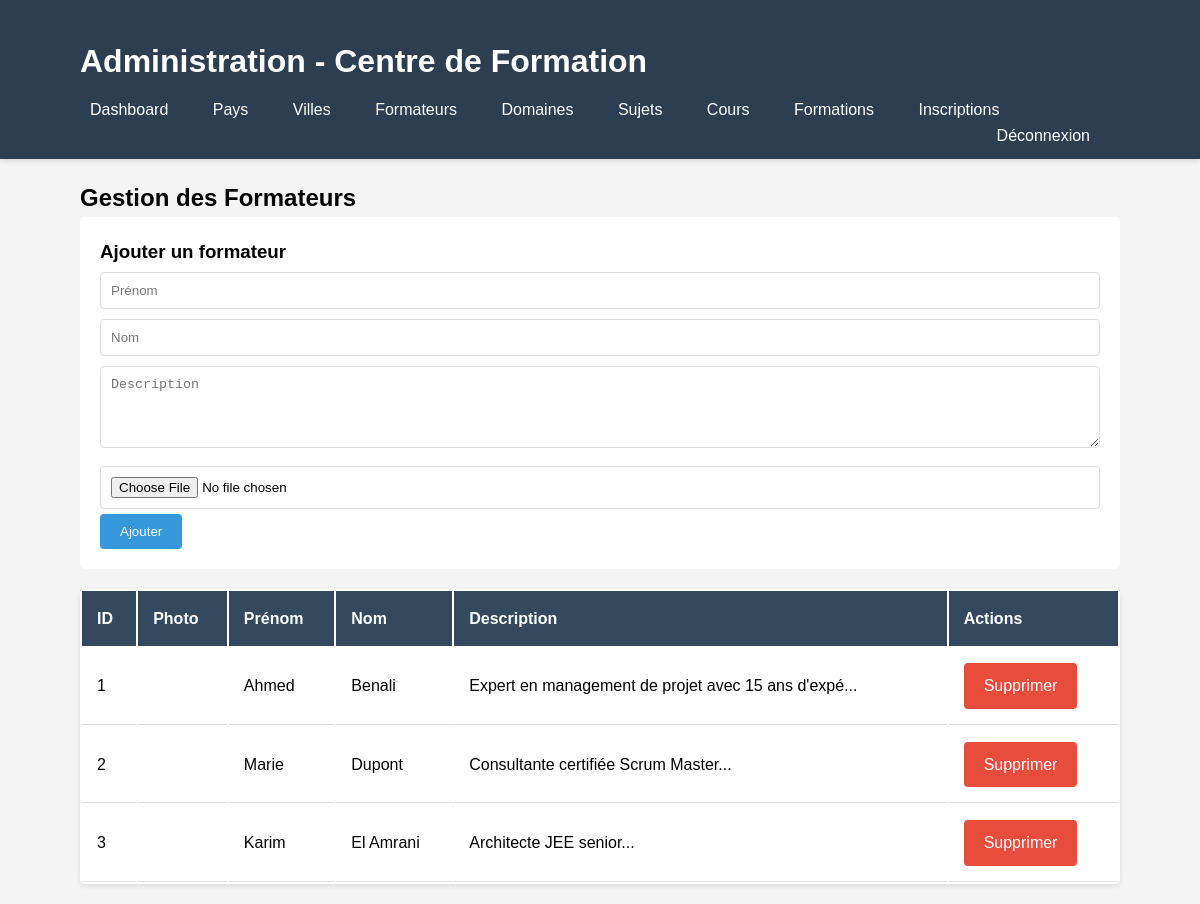
The app's page /admin/gestion_formateurs.php (signed in) with its own data.
### tables this page shows
CREATE TABLE `formateurs` (
  `id` int(11) NOT NULL,
  `firstName` varchar(50) NOT NULL,
  `lastName` varchar(50) NOT NULL,
  `description` text DEFAULT NULL,
  `photo` varchar(255) DEFAULT NULL
);

### admin/gestion_formateurs.php (the view, shortened to what this page needs)
<?php
include '../includes/connection.php';
?>
<!DOCTYPE html>
<html>
<head>
    <link rel="stylesheet" href="../css/style.css">
</head>
<body>
    <?php include 'includes/admin_header.php'; ?>
    <div class="container">
        <h2>Gestion des Formateurs</h2>
        <form method="POST" class="admin-form" enctype="multipart/form-data">
            <h3>Ajouter un formateur</h3>
            <input type="text" name="firstName" placeholder="Prénom" required>
            <input type="text" name="lastName" placeholder="Nom" required>
            <textarea name="description" placeholder="Description" rows="4"></textarea>
            <input type="file" name="photo" accept="image/*">
            <button type="submit" name="add" class="btn">Ajouter</button>
        </form>
        <table class="admin-table">
            <thead>
                <tr>
                    <th>ID</th>
                    <th>Photo</th>
                    <th>Prénom</th>
                    <th>Nom</th>
                    <th>Description</th>
                    <th>Actions</th>
                </tr>
            </thead>
            <tbody>
                <?php
                $query = $bdd->query("SELECT * FROM formateurs ORDER BY lastName, firstName");
                while($formateur = $query->fetch()) {
                    echo "<tr>";
                    echo "<td>".$formateur['id']."</td>";
                    echo "<td>";
                    echo "</td>";
                    echo "<td>".$formateur['firstName']."</td>";
                    echo "<td>".$formateur['lastName']."</td>";
                    echo "<td>".substr($formateur['description'], 0, 50)."...</td>";
                    echo "<td>";
                    echo "<a href='gestion_formateurs.php?delete=".$formateur['id']."' onclick='return confirm(\"Êtes-vous sûr?\")' class='btn btn-danger'>Supprimer</a>";
                    echo "</td>";
                    echo "</tr>";
                }
                ?>
            </tbody>
        </table>
    </div>
</body>
</html>

### css/style.css (style rules this page uses)
* { margin: 0; padding: 0; box-sizing: border-box; }
body { font-family: Arial, sans-serif; background-color: #f4f4f4; line-height: 1.6; }
.container { width: 90%; max-width: 1200px; margin: 0 auto; padding: 20px; }
form input, form select, form textarea { width: 100%; padding: 10px; margin: 5px 0; border: 1px solid #ddd; border-radius: 4px; }
.btn { background-color: #3498db; color: white; padding: 10px 20px; border: none; border-radius: 4px; cursor: pointer; text-decoration: none; display: inline-block; transition: background 0.3s; }
.btn-danger { background-color: #e74c3c; }
.admin-form { background: white; padding: 20px; border-radius: 5px; margin-bottom: 20px; }
.admin-table { width: 100%; background: white; border-radius: 5px; overflow: hidden; box-shadow: 0 2px 5px rgba(0,0,0,0.1); }
.admin-table th { background-color: #34495e; color: white; padding: 15px; text-align: left; }
.admin-table td { padding: 15px; border-bottom: 1px solid #ddd; }

### records on screen
formateurs: id "1", firstName "Ahmed", lastName "Benali", description "Expert en management de projet avec 15 ans d'expé"
formateurs: id "2", firstName "Marie", lastName "Dupont", description "Consultante certifiée Scrum Master"
formateurs: id "3", firstName "Karim", lastName "El Amrani", description "Architecte JEE senior"
